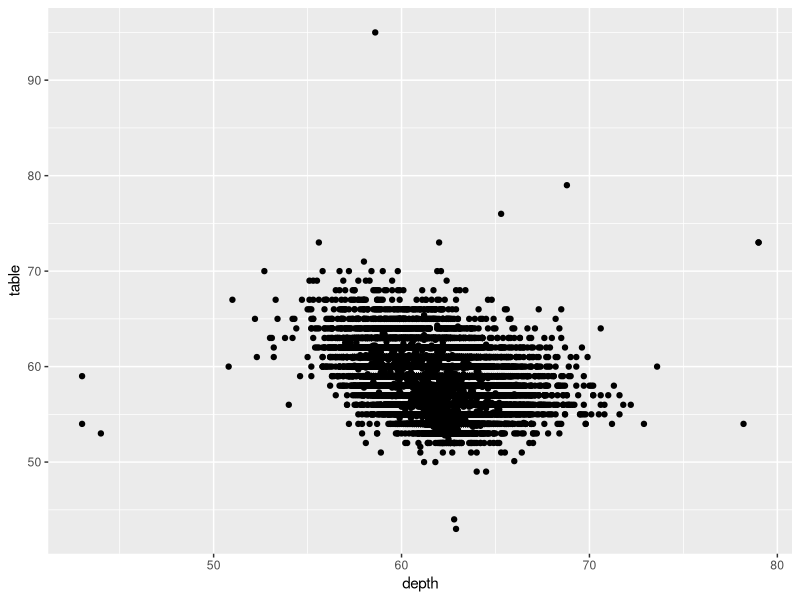
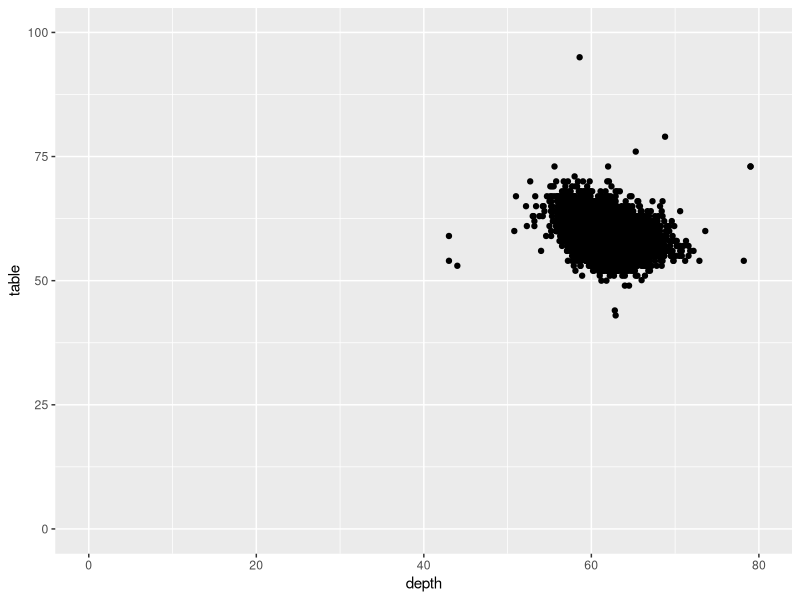
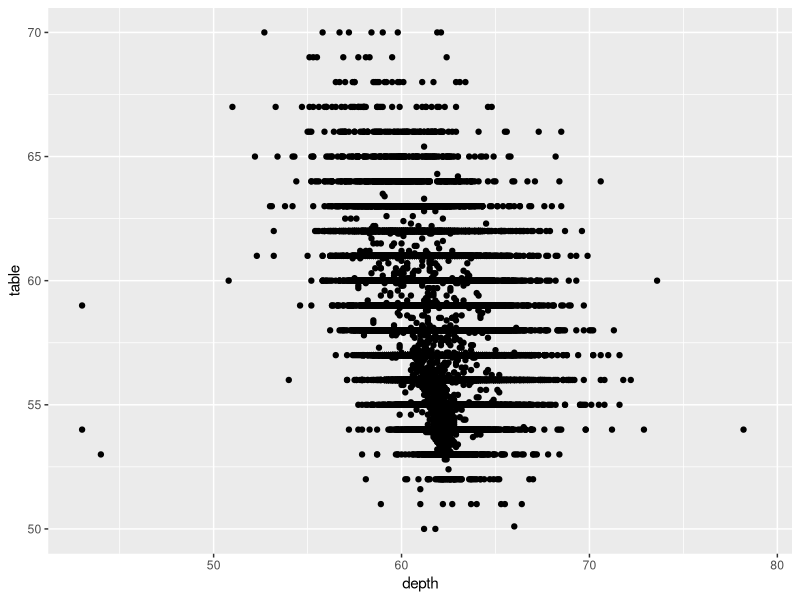
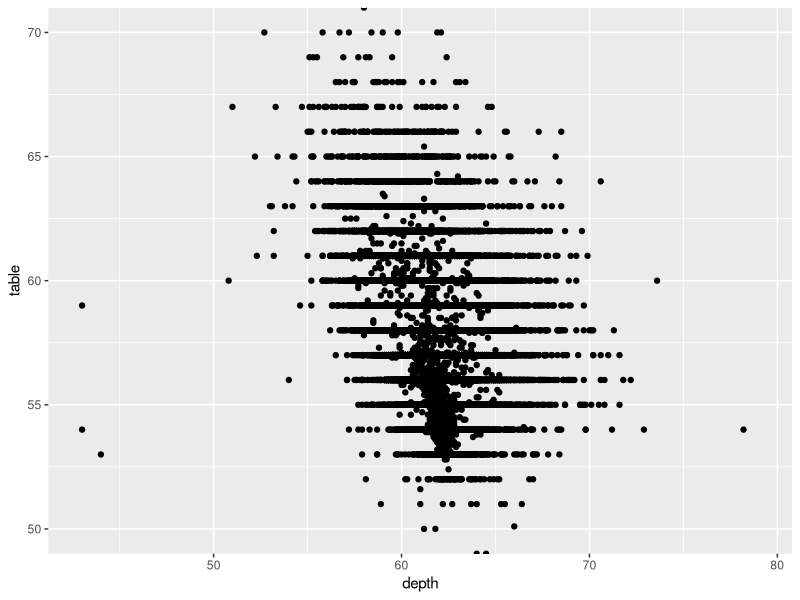
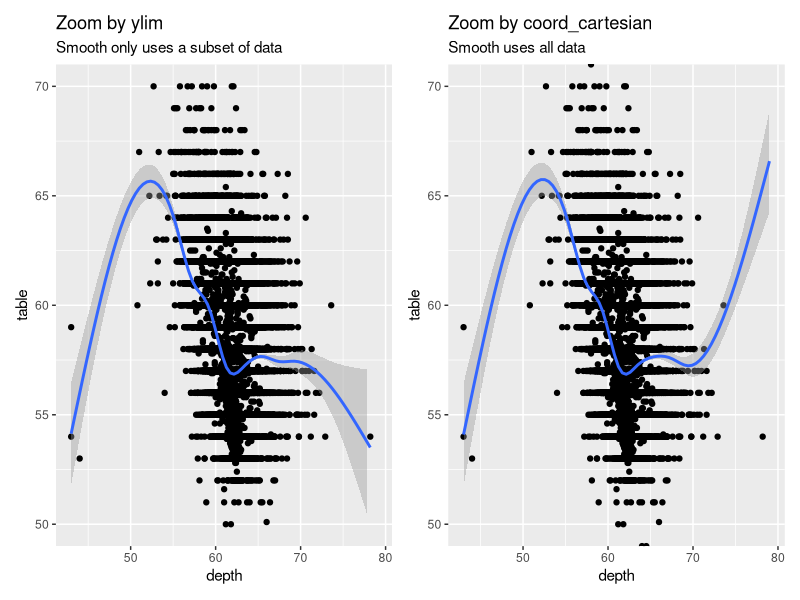
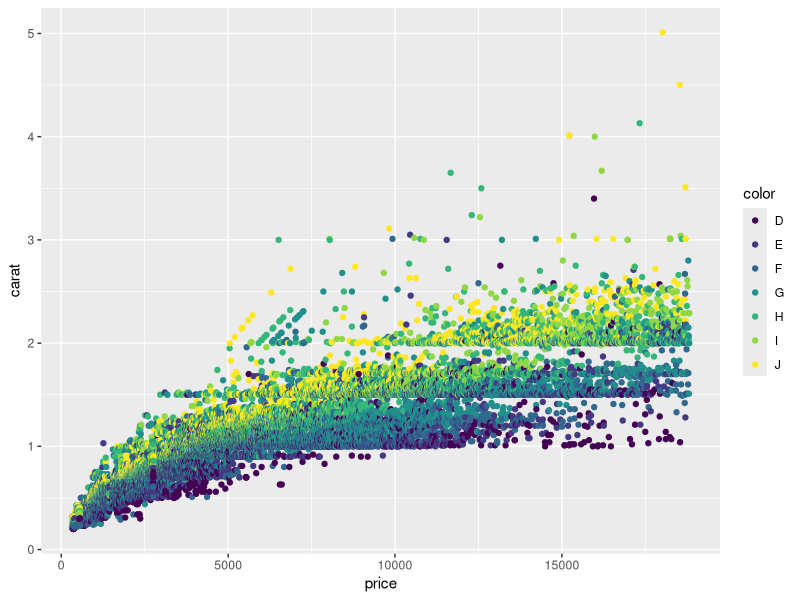
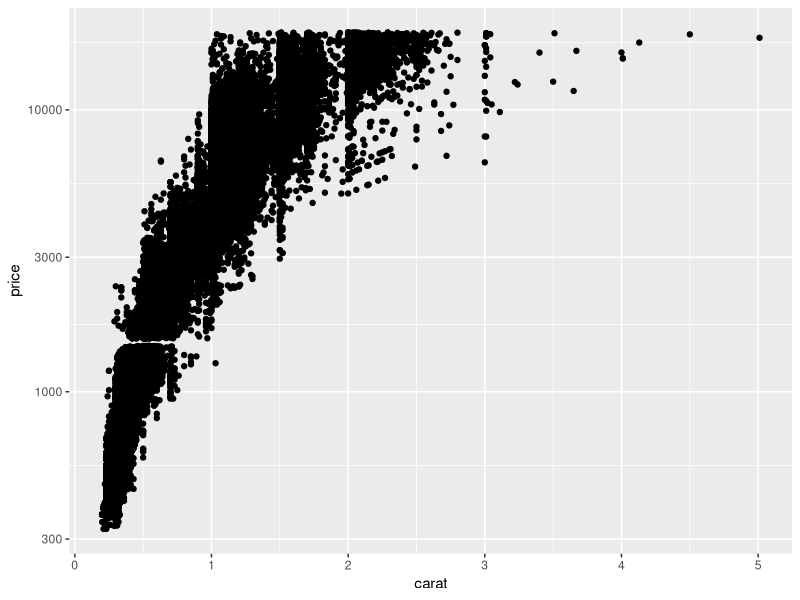
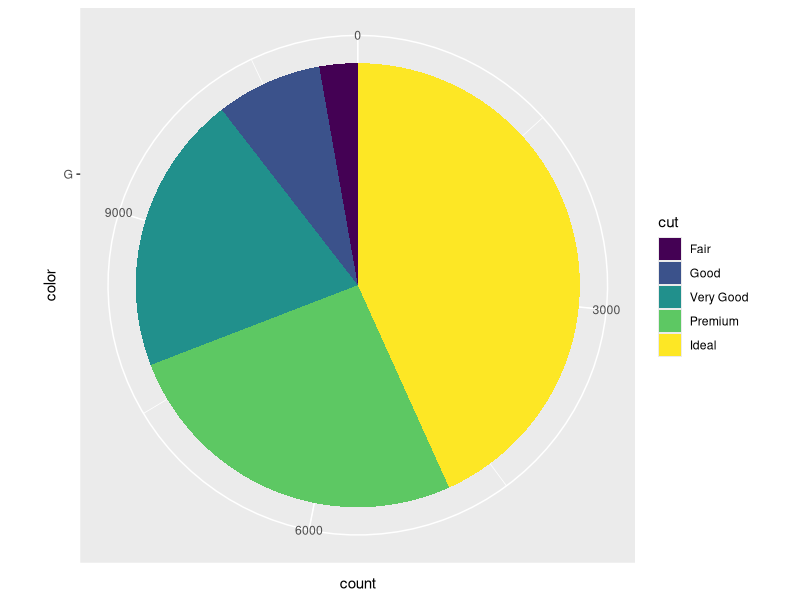

R code for these plots, in order:
## ---- chunk 1
knitr::opts_chunk$set(echo = TRUE)
library(tidyverse)
library(patchwork)
## ---- chunk 2
diamonds %>% 
  ggplot(aes(depth, table)) +
  geom_point()
## ---- chunk 3
diamonds %>% 
  ggplot(aes(depth, table)) +
  geom_point() +
  xlim(c(0,80)) +
  ylim(c(0,100))
## ---- chunk 4
diamonds %>% 
  ggplot(aes(depth, table)) +
  geom_point() +
  ylim(c(50,70))
## ---- chunk 5
diamonds %>% 
  ggplot(aes(depth, table)) +
  geom_point() +
  coord_cartesian(ylim = c(50,70))
## ---- chunk 6
library(patchwork)
p1 <- diamonds %>% 
  ggplot(aes(depth, table)) +
  geom_point() +
  ylim(c(50,70)) +
  geom_smooth() +
  ggtitle("Zoom by ylim", subtitle = "Smooth only uses a subset of data")

p2 <- diamonds %>% 
  ggplot(aes(depth, table)) +
  geom_point() +
  coord_cartesian(ylim = c(50,70)) +
  geom_smooth() +
  ggtitle("Zoom by coord_cartesian", subtitle = "Smooth uses all data") 


print(p1 + p2)

## ---- chunk 7
ggplot(data = diamonds, mapping = aes(x = carat, y = price, color = color)) +
  geom_point() +
  coord_flip()
## ---- chunk 8
diamonds %>% 
  ggplot(aes(carat, price)) +
  geom_point() +
  scale_y_log10()
## ---- chunk 9
diamonds %>% 
  mutate(color = as.character(color)) %>% 
  filter(color == "G") %>% 
  ggplot(aes(x= color, fill = cut)) +
  geom_bar(position = "stack") +
  coord_polar("y", start=0) 
## ---- chunk 10
ggplot(data = diamonds, mapping = aes(x = carat, y = price, color = color)) +
  geom_point() 
## ---- chunk 11
ggplot(data = diamonds, mapping = aes(x = carat, y = price, color = color)) +
  geom_point() +
  scale_color_brewer() +
  theme(panel.background = element_rect(fill = "black"))
## ---- chunk 12
ggplot(data = diamonds, mapping = aes(x = carat, y = price, color = color)) +
  geom_point() +
  scale_color_manual(values=c('#7fc97f','#beaed4','#fdc086','#ffff99','#386cb0','#f0027f','#bf5b17'))
